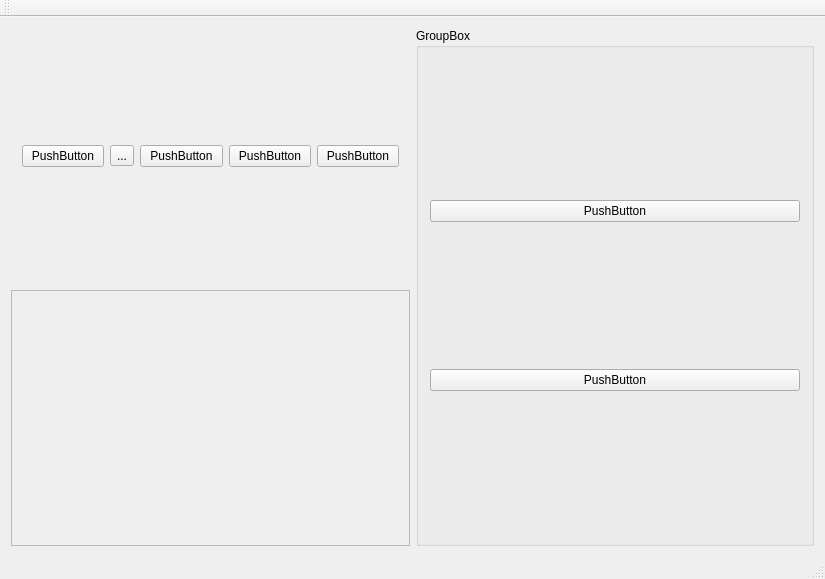
<?xml version="1.0" encoding="UTF-8"?>
<ui version="4.0">
 <class>MainWindow</class>
 <widget class="QMainWindow" name="MainWindow">
  <property name="geometry">
   <rect>
    <x>0</x>
    <y>0</y>
    <width>825</width>
    <height>579</height>
   </rect>
  </property>
  <property name="windowTitle">
   <string>MainWindow</string>
  </property>
  <widget class="QWidget" name="centralWidget">
   <layout class="QHBoxLayout" name="horizontalLayout">
    <item>
     <layout class="QVBoxLayout" name="verticalLayout">
      <item>
       <widget class="QWidget" name="widget" native="true">
        <layout class="QHBoxLayout" name="horizontalLayout_3">
         <item>
          <layout class="QHBoxLayout" name="horizontalLayout_2">
           <item>
            <widget class="QPushButton" name="pushButton_4">
             <property name="text">
              <string>PushButton</string>
             </property>
            </widget>
           </item>
           <item>
            <widget class="QToolButton" name="toolButton">
             <property name="text">
              <string>...</string>
             </property>
            </widget>
           </item>
           <item>
            <widget class="QPushButton" name="pushButton_3">
             <property name="text">
              <string>PushButton</string>
             </property>
            </widget>
           </item>
           <item>
            <widget class="QPushButton" name="pushButton_2">
             <property name="text">
              <string>PushButton</string>
             </property>
            </widget>
           </item>
           <item>
            <widget class="QPushButton" name="pushButton">
             <property name="text">
              <string>PushButton</string>
             </property>
            </widget>
           </item>
          </layout>
         </item>
        </layout>
       </widget>
      </item>
      <item>
       <widget class="QFrame" name="frame">
        <property name="frameShape">
         <enum>QFrame::StyledPanel</enum>
        </property>
        <property name="frameShadow">
         <enum>QFrame::Raised</enum>
        </property>
       </widget>
      </item>
     </layout>
    </item>
    <item>
     <layout class="QVBoxLayout" name="verticalLayout_2">
      <item>
       <widget class="QGroupBox" name="groupBox">
        <property name="title">
         <string>GroupBox</string>
        </property>
        <layout class="QVBoxLayout" name="verticalLayout_3">
         <item>
          <widget class="QPushButton" name="pushButton_5">
           <property name="text">
            <string>PushButton</string>
           </property>
          </widget>
         </item>
         <item>
          <widget class="QPushButton" name="pushButton_6">
           <property name="text">
            <string>PushButton</string>
           </property>
          </widget>
         </item>
        </layout>
       </widget>
      </item>
     </layout>
    </item>
   </layout>
  </widget>
  <widget class="QMenuBar" name="menuBar">
   <property name="geometry">
    <rect>
     <x>0</x>
     <y>0</y>
     <width>825</width>
     <height>22</height>
    </rect>
   </property>
  </widget>
  <widget class="QToolBar" name="mainToolBar">
   <attribute name="toolBarArea">
    <enum>TopToolBarArea</enum>
   </attribute>
   <attribute name="toolBarBreak">
    <bool>false</bool>
   </attribute>
  </widget>
  <widget class="QStatusBar" name="statusBar"/>
 </widget>
 <layoutdefault spacing="6" margin="11"/>
 <resources/>
 <connections/>
</ui>
